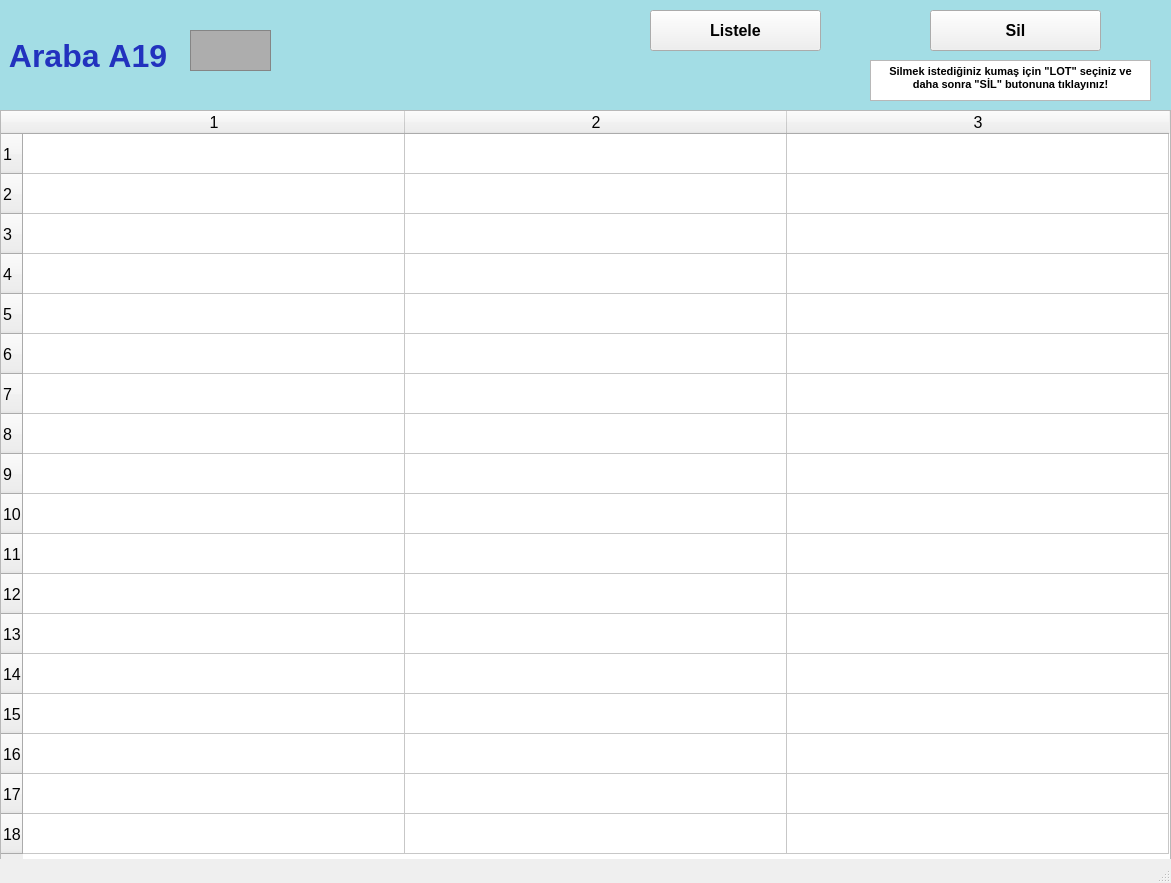
<?xml version="1.0" encoding="UTF-8"?>
<ui version="4.0">
 <class>arabalarA19_ekran</class>
 <widget class="QMainWindow" name="arabalarA19_ekran">
  <property name="geometry">
   <rect>
    <x>0</x>
    <y>0</y>
    <width>1171</width>
    <height>883</height>
   </rect>
  </property>
  <property name="font">
   <font>
    <pointsize>12</pointsize>
    <weight>50</weight>
    <bold>false</bold>
    <kerning>false</kerning>
   </font>
  </property>
  <property name="windowTitle">
   <string/>
  </property>
  <widget class="QWidget" name="centralwidget">
   <widget class="QLabel" name="arabaA1yazi_lbl">
    <property name="geometry">
     <rect>
      <x>0</x>
      <y>0</y>
      <width>1171</width>
      <height>111</height>
     </rect>
    </property>
    <property name="font">
     <font>
      <pointsize>24</pointsize>
      <weight>75</weight>
      <bold>true</bold>
     </font>
    </property>
    <property name="styleSheet">
     <string notr="true">background-color: rgb(163, 221, 229);
color: rgb(34, 50, 190);</string>
    </property>
    <property name="text">
     <string> Araba A19</string>
    </property>
   </widget>
   <widget class="QFrame" name="arabaA1_img">
    <property name="geometry">
     <rect>
      <x>190</x>
      <y>30</y>
      <width>81</width>
      <height>41</height>
     </rect>
    </property>
    <property name="styleSheet">
     <string notr="true">background-color: rgb(173, 173, 173);</string>
    </property>
    <property name="frameShape">
     <enum>QFrame::StyledPanel</enum>
    </property>
    <property name="frameShadow">
     <enum>QFrame::Raised</enum>
    </property>
   </widget>
   <widget class="QPushButton" name="listele19_btn">
    <property name="geometry">
     <rect>
      <x>650</x>
      <y>10</y>
      <width>171</width>
      <height>41</height>
     </rect>
    </property>
    <property name="font">
     <font>
      <pointsize>12</pointsize>
      <weight>75</weight>
      <bold>true</bold>
     </font>
    </property>
    <property name="text">
     <string>Listele</string>
    </property>
   </widget>
   <widget class="QTableWidget" name="A19_tw">
    <property name="geometry">
     <rect>
      <x>0</x>
      <y>110</y>
      <width>1171</width>
      <height>751</height>
     </rect>
    </property>
    <property name="baseSize">
     <size>
      <width>0</width>
      <height>0</height>
     </size>
    </property>
    <property name="rowCount">
     <number>18</number>
    </property>
    <property name="columnCount">
     <number>3</number>
    </property>
    <attribute name="horizontalHeaderVisible">
     <bool>true</bool>
    </attribute>
    <attribute name="horizontalHeaderCascadingSectionResizes">
     <bool>false</bool>
    </attribute>
    <attribute name="horizontalHeaderDefaultSectionSize">
     <number>382</number>
    </attribute>
    <attribute name="horizontalHeaderMinimumSectionSize">
     <number>38</number>
    </attribute>
    <attribute name="verticalHeaderDefaultSectionSize">
     <number>40</number>
    </attribute>
    <attribute name="verticalHeaderMinimumSectionSize">
     <number>23</number>
    </attribute>
    <row/>
    <row/>
    <row/>
    <row/>
    <row/>
    <row/>
    <row/>
    <row/>
    <row/>
    <row/>
    <row/>
    <row/>
    <row/>
    <row/>
    <row/>
    <row/>
    <row/>
    <row/>
    <column/>
    <column/>
    <column/>
   </widget>
   <widget class="QPushButton" name="sil19_btn">
    <property name="geometry">
     <rect>
      <x>930</x>
      <y>10</y>
      <width>171</width>
      <height>41</height>
     </rect>
    </property>
    <property name="font">
     <font>
      <pointsize>12</pointsize>
      <weight>75</weight>
      <bold>true</bold>
     </font>
    </property>
    <property name="text">
     <string>Sil</string>
    </property>
   </widget>
   <widget class="QTextBrowser" name="textBrowser">
    <property name="geometry">
     <rect>
      <x>870</x>
      <y>60</y>
      <width>281</width>
      <height>41</height>
     </rect>
    </property>
    <property name="html">
     <string>&lt;!DOCTYPE HTML PUBLIC &quot;-//W3C//DTD HTML 4.0//EN&quot; &quot;http://www.w3.org/TR/REC-html40/strict.dtd&quot;&gt;
&lt;html&gt;&lt;head&gt;&lt;meta name=&quot;qrichtext&quot; content=&quot;1&quot; /&gt;&lt;style type=&quot;text/css&quot;&gt;
p, li { white-space: pre-wrap; }
&lt;/style&gt;&lt;/head&gt;&lt;body style=&quot; font-family:'MS Shell Dlg 2'; font-size:12pt; font-weight:400; font-style:normal;&quot;&gt;
&lt;p align=&quot;center&quot; style=&quot; margin-top:0px; margin-bottom:0px; margin-left:0px; margin-right:0px; -qt-block-indent:0; text-indent:0px;&quot;&gt;&lt;span style=&quot; font-size:8pt; font-weight:600;&quot;&gt;Silmek istediğiniz kumaş için &amp;quot;LOT&amp;quot; seçiniz ve daha sonra &amp;quot;SİL&amp;quot; butonuna tıklayınız!&lt;/span&gt;&lt;/p&gt;&lt;/body&gt;&lt;/html&gt;</string>
    </property>
   </widget>
  </widget>
  <widget class="QStatusBar" name="statusbar"/>
 </widget>
 <resources/>
 <connections/>
</ui>
